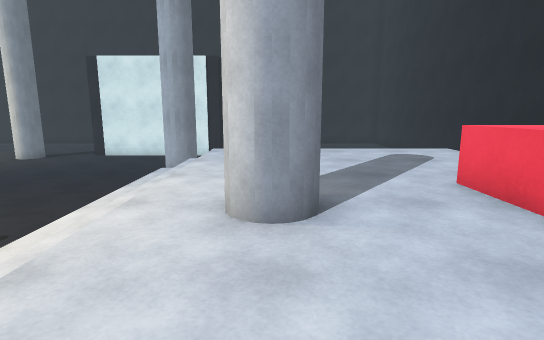
View 1 (above)

20 first-person views from a walk through a Unity game level. The camera is 1.2 m above the floor, tilts 10° down and sees 80° across. The floor is counted in squares, 1 m on a side. Each view is taken from the middle of a square. On the plan, view 1 faces up. The plan holds only what a view shows up to about 14 squares ahead; the rest is blank. The place goes on beyond the plan. The player character is not drawn.

View 2
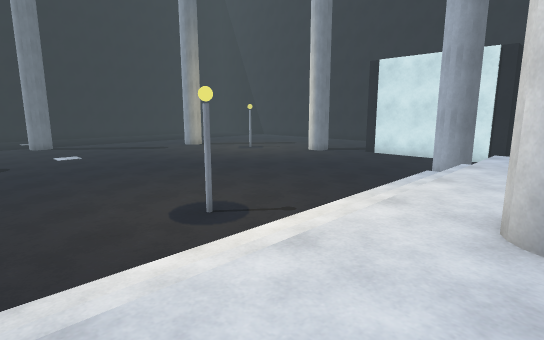

View 3
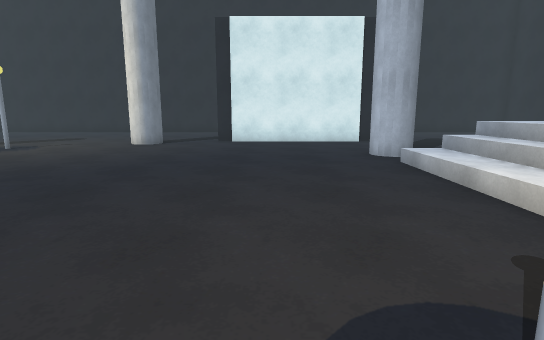

View 4
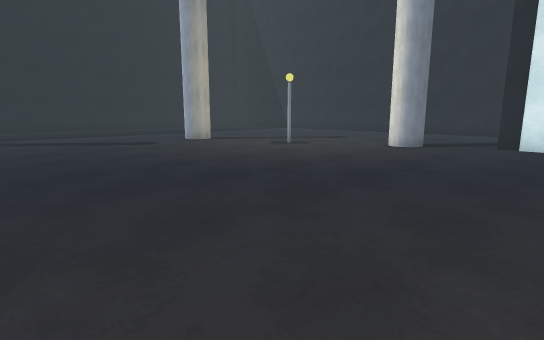

View 5
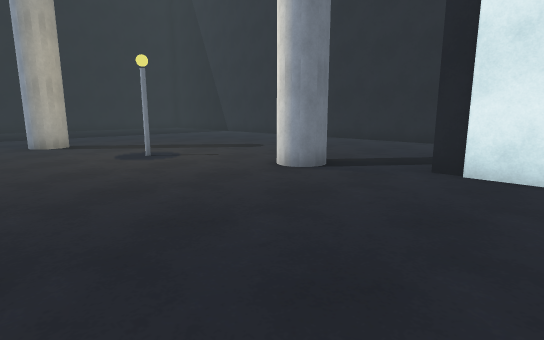

View 6
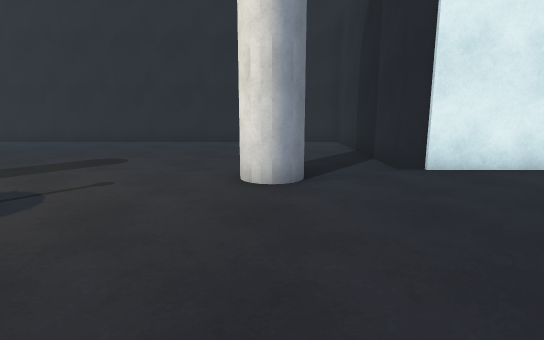

View 7
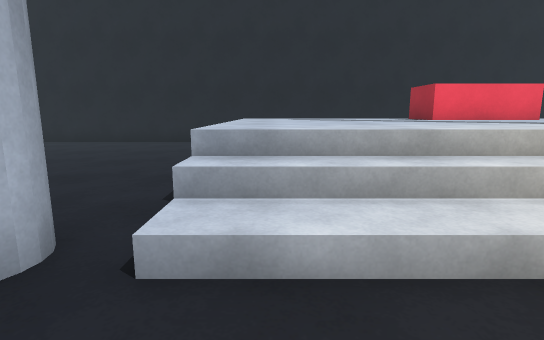

View 8
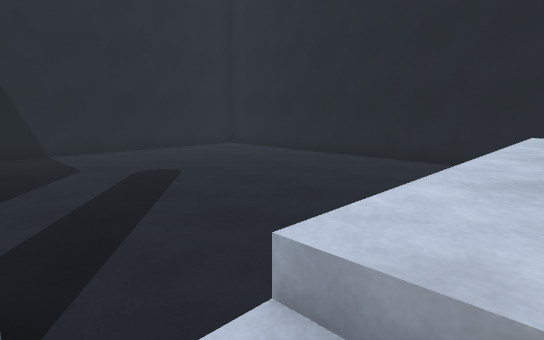

View 9
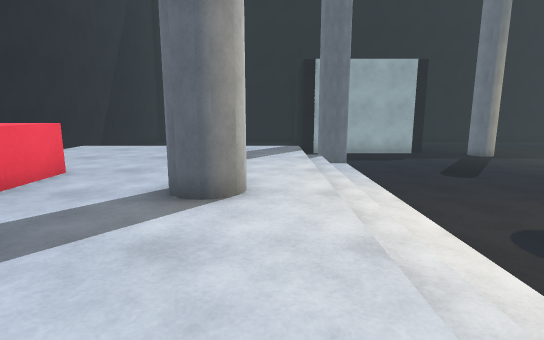

View 10
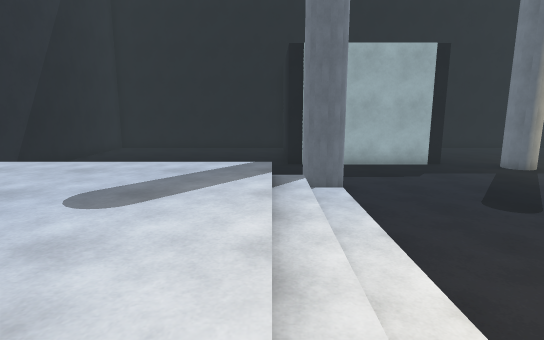

View 11
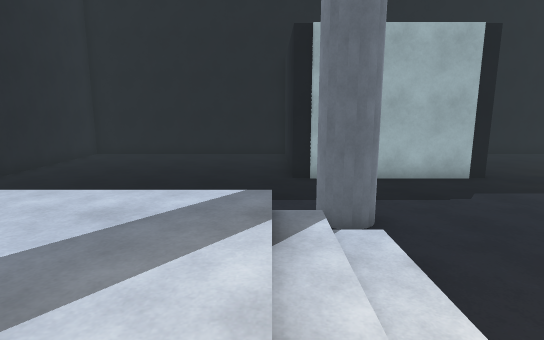

View 12
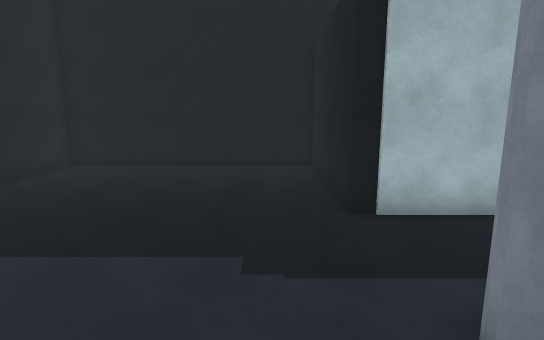

View 13
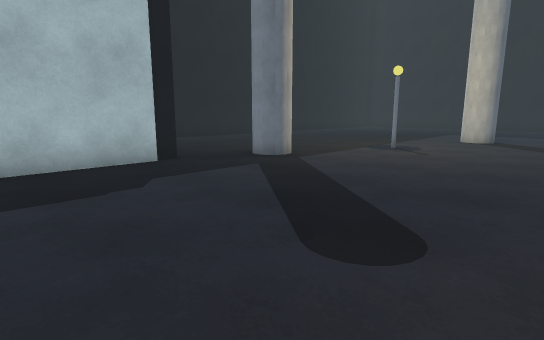

View 14
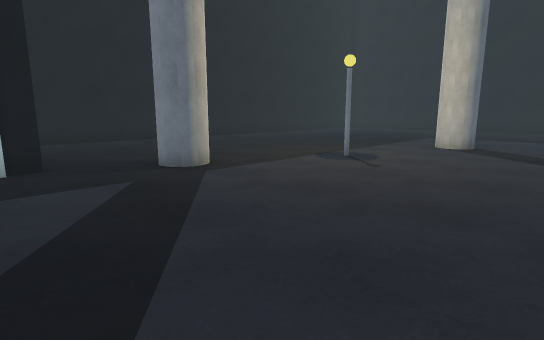

View 15
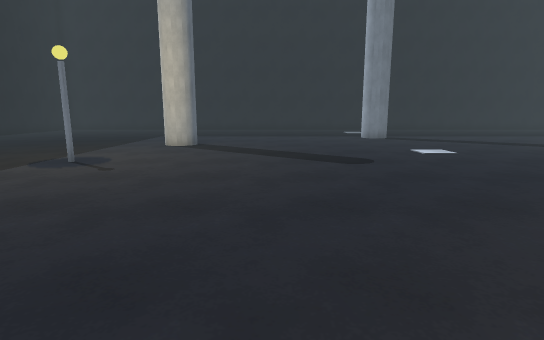

View 16
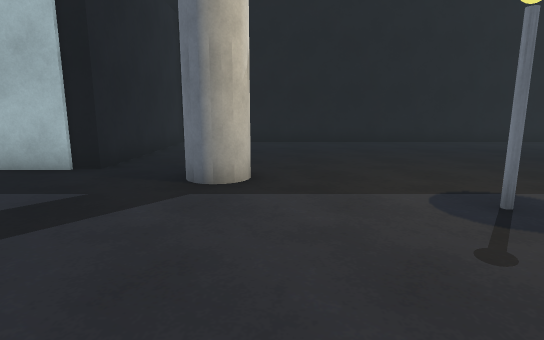

View 17
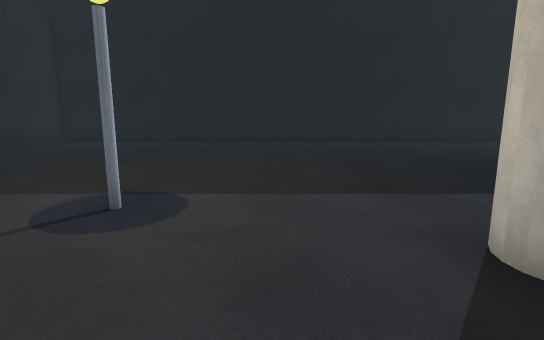

View 18
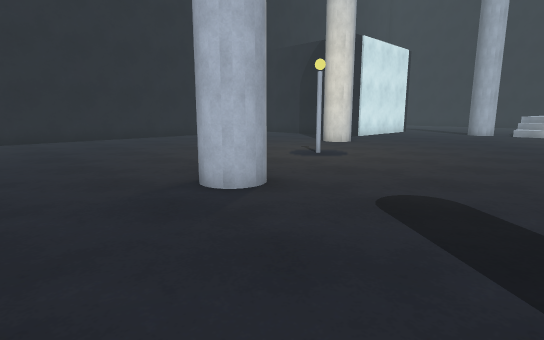

View 19
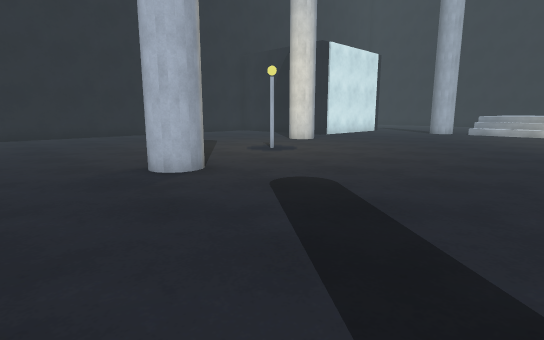

View 20
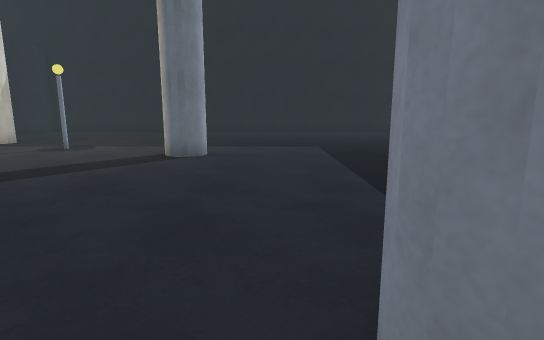

### Floor plan
Key: @ floor where view 1 was taken; # wall or solid block; . main floor; : floor 1 m higher than the main floor; / step, stairs or slope; = window, fence, low wall or low ledge; ^ raised ledge; O other object.
Columns run from 24 left of view 1 to 8 right of it. Each row starts with its distance up from view 1.
 24  ###############      #######
 23  ..............#      .......
 22  ..............#      ........
 21  ..............#      .........
 20  ..............#      ..........#
 19  ..............#      ..........#
 18  ..............#      ..........#
 17  ..............#######..........#
 16  ...........#...................#
 15  ...............................#
 14 ........O.......................#
 13 ...##...............##..........#
 12 ...##...............##......    #
 11 ....................///:::::::. #
 10 ....................///:::::::. #
  9 ....................///:::::::  #
  8 ....................///:::::::  #
  7 ....................///::::::   #
  6 ....................///::::::   #
  5  ...................///::::^^^  #
  4 # ................O.///:#::^    #
  3 ....................///::::^^
  2 ....................///::::::
  1 ....................///::::::
  0 ....................///:@:::::
 -1 ....................///:::::::
 -2 ....................///:::::::
 -3 ..................../==.......
 -4 ...##...............##          #
 -5 ...##............... #.....     #
 -6 ........O...................    #
 -7 ............................... #
 -8 ............#...................#
 -9 ...............#######..........#
-10 ...............#     #..........#
-11 ...............#     #..........#
-12 ...............#     #..........#
-13 ...............#     #..........#
-14 ...............#     #..........#
-15 ...............#     #..........#
-16 ################     ############

Positions as (right, up) in squares from view 1, and headings:
1: (0, 0), facing up
2: (0, 0), facing up-left
3: (-7, 3), facing up
4: (-7, 4), facing up-left
5: (-7, 10), facing up-left
6: (-12, 10), facing up
7: (-6, 10), facing right
8: (-3, 10), facing up-right
9: (-1, 9), facing down
10: (-2, 5), facing down
11: (-2, 2), facing down
12: (-1, -2), facing down
13: (-5, -1), facing down-left
14: (-8, -1), facing down-left
15: (-8, -1), facing left
16: (-13, -2), facing down
17: (-18, -2), facing down
18: (-24, 8), facing up-right
19: (-24, 6), facing up-right
20: (-23, 5), facing down
